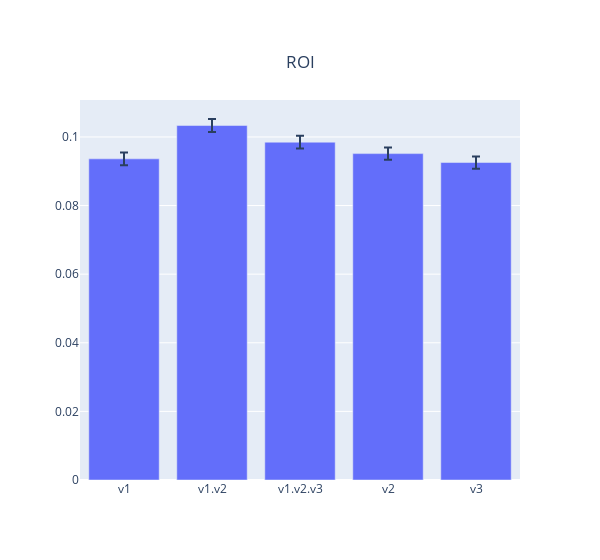

Notebook code for this chart:
### Code cell
prop = 'ssim'
Mean = result.loc[result['type'] == 'valid'].groupby('roi').mean()[prop]
SEM = result.loc[result['type'] == 'valid'].groupby('roi').std()[prop]/result.loc[result['type'] == 'valid'].groupby('roi').count()[prop].apply(np.sqrt)
fig = go.Figure()
fig.add_trace(go.Bar(x=Mean.index, y=Mean, error_y=dict(type='data', array=SEM)))
fig.update_layout(title={'text':'ROI','y':0.9,'x':0.5,'xanchor':'center','yanchor':'top'}, width=600)
fig.show()

### Figure 1 — Plotly figure (JSON) as saved in the notebook; plotly's stock layout.template omitted (floating-point values rounded to 4 significant figures)
{"data": [{"error_y": {"array": [0.001855, 0.001901, 0.001855, 0.001818, 0.001783], "type": "data"}, "type": "bar", "x": ["v1", "v1.v2", "v1.v2.v3", "v2", "v3"], "y": [0.09361, 0.1033, 0.09847, 0.09514, 0.09254]}], "layout": {"title": {"text": "ROI", "x": 0.5, "xanchor": "center", "y": 0.9, "yanchor": "top"}, "width": 600}}
